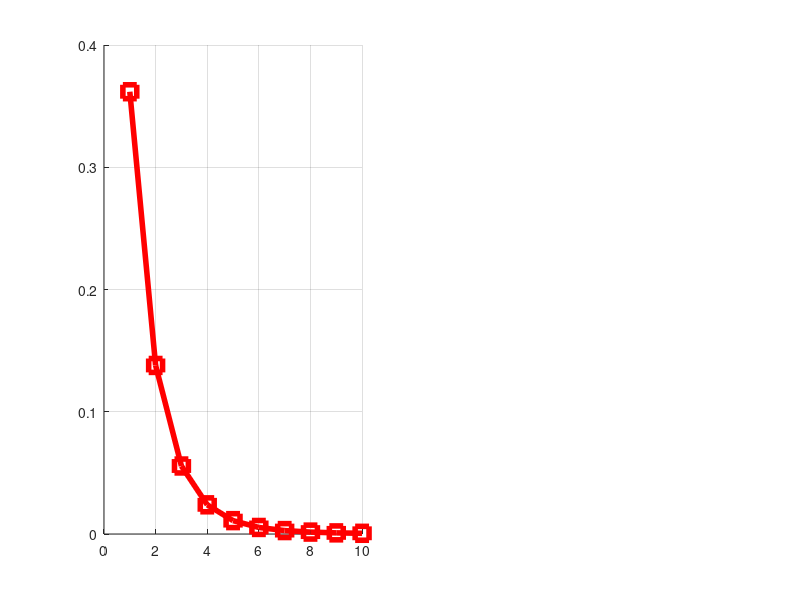

Reproduce this figure in MATLAB.
hold on;
F = @(r,la,Po,Pm,a,b) 2 * pi * la .* r .* exp(- pi .* la .* r.^2) .* exp(- Po/Pm * exp(a * r .^ b));
%la = [1e-6 1e-5 1e-4 1e-3 1e-2 1e-1 1];
la = (1:10).*1e-6;
Po = 1e-11;   % -100 dBm
Pm = 0.1;     % 20 dbm
a = 0.94;
b = 1/2;


for p = 1:numel(la)
    Omin(p) = 1 - integral(@(r)F(r,la(p),Po,Pm,a,b),0,inf);
end



subplot(1,2,1);
hold on;
f1 = plot(la*1e6,Omin,'rs-');
grid on;
set(f1,'MarkerSize',10);
set(f1,'LineWidth',4);
